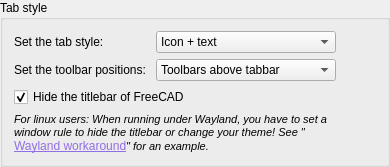
                   <widget class="QGroupBox" name="groupBox_10">
                    <property name="sizePolicy">
                     <sizepolicy hsizetype="Preferred" vsizetype="Minimum">
                      <horstretch>0</horstretch>
                      <verstretch>0</verstretch>
                     </sizepolicy>
                    </property>
                    <property name="minimumSize">
                     <size>
                      <width>0</width>
                      <height>0</height>
                     </size>
                    </property>
                    <property name="font">
                     <font>
                      <bold>false</bold>
                     </font>
                    </property>
                    <property name="title">
                     <string>Tab style</string>
                    </property>
                    <layout class="QGridLayout" name="gridLayout_25">
                     <item row="0" column="0">
                      <layout class="QGridLayout" name="gridLayout_24">
                       <item row="1" column="1">
                        <widget class="QComboBox" name="ToolbarPositions">
                         <property name="minimumSize">
                          <size>
                           <width>180</width>
                           <height>0</height>
                          </size>
                         </property>
                         <property name="font">
                          <font>
                           <bold>false</bold>
                          </font>
                         </property>
                         <property name="currentText">
                          <string>Toolbars above tabbar</string>
                         </property>
                         <item>
                          <property name="text">
                           <string>Toolbars above tabbar</string>
                          </property>
                         </item>
                         <item>
                          <property name="text">
                           <string>Toolbars inline with tabbar</string>
                          </property>
                         </item>
                        </widget>
                       </item>
                       <item row="2" column="0" colspan="2">
                        <widget class="QCheckBox" name="HideTitleBarFC">
                         <property name="font">
                          <font>
                           <bold>false</bold>
                          </font>
                         </property>
                         <property name="text">
                          <string>Hide the titlebar of FreeCAD</string>
                         </property>
                         <property name="checked">
                          <bool>true</bool>
                         </property>
                        </widget>
                       </item>
                       <item row="0" column="1">
                        <widget class="QComboBox" name="TabbarStyle">
                         <property name="minimumSize">
                          <size>
                           <width>180</width>
                           <height>0</height>
                          </size>
                         </property>
                         <property name="font">
                          <font>
                           <bold>false</bold>
                          </font>
                         </property>
                         <property name="currentText">
                          <string>Icon + text</string>
                         </property>
                         <item>
                          <property name="text">
                           <string>Icon + text</string>
                          </property>
                         </item>
                         <item>
                          <property name="text">
                           <string>Icon only</string>
                          </property>
                         </item>
                         <item>
                          <property name="text">
                           <string>Text only</string>
                          </property>
                         </item>
                        </widget>
                       </item>
                       <item row="0" column="0">
                        <widget class="QLabel" name="label_24">
                         <property name="font">
                          <font>
                           <bold>false</bold>
                          </font>
                         </property>
                         <property name="text">
                          <string>&lt;html&gt;&lt;head/&gt;&lt;body&gt;&lt;p&gt;Set the tab style: &lt;/p&gt;&lt;/body&gt;&lt;/html&gt;</string>
                         </property>
                        </widget>
                       </item>
                       <item row="1" column="0">
                        <widget class="QLabel" name="label_36">
                         <property name="font">
                          <font>
                           <bold>false</bold>
                          </font>
                         </property>
                         <property name="text">
                          <string>&lt;html&gt;&lt;head/&gt;&lt;body&gt;&lt;p&gt;Set the toolbar positions: &lt;/p&gt;&lt;/body&gt;&lt;/html&gt;</string>
                         </property>
                        </widget>
                       </item>
                       <item row="3" column="0" colspan="2">
                        <widget class="QLabel" name="label_8">
                         <property name="minimumSize">
                          <size>
                           <width>0</width>
                           <height>0</height>
                          </size>
                         </property>
                         <property name="text">
                          <string>&lt;html&gt;&lt;head/&gt;&lt;body&gt;&lt;p&gt;&lt;span style=&quot; font-size:8pt; font-style:italic;&quot;&gt;For linux users: When running under Wayland, you have to set a window rule to hide the titlebar or change your theme! See &amp;quot; &lt;/span&gt;&lt;a href=&quot;https://codeberg.org/apebbers/FreeCAD-Ribbon/wiki/Workarounds#wayland&quot;&gt;&lt;span style=&quot; text-decoration: underline; color:#926ee4;&quot;&gt;Wayland workaround&lt;/span&gt;&lt;/a&gt;&lt;span style=&quot; font-size:8pt; font-style:italic;&quot;&gt;&amp;quot; for an example. &lt;/span&gt;&lt;/p&gt;&lt;/body&gt;&lt;/html&gt;</string>
                         </property>
                         <property name="wordWrap">
                          <bool>true</bool>
                         </property>
                         <property name="openExternalLinks">
                          <bool>true</bool>
                         </property>
                         <property name="textInteractionFlags">
                          <set>Qt::TextInteractionFlag::TextBrowserInteraction</set>
                         </property>
                        </widget>
                       </item>
                      </layout>
                     </item>
                     <item row="0" column="1">
                      <spacer name="horizontalSpacer_7">
                       <property name="orientation">
                        <enum>Qt::Orientation::Horizontal</enum>
                       </property>
                       <property name="sizeHint" stdset="0">
                        <size>
                         <width>40</width>
                         <height>20</height>
                        </size>
                       </property>
                      </spacer>
                     </item>
                    </layout>
                   </widget>
